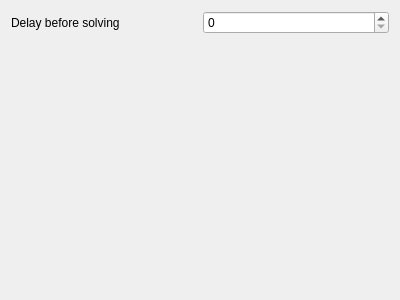
<?xml version="1.0" encoding="UTF-8"?>
<ui version="4.0">
 <class>ComputationSettingsForm</class>
 <widget class="QWidget" name="ComputationSettingsForm">
  <property name="geometry">
   <rect>
    <x>0</x>
    <y>0</y>
    <width>400</width>
    <height>300</height>
   </rect>
  </property>
  <property name="windowTitle">
   <string>Form</string>
  </property>
  <layout class="QHBoxLayout" name="horizontalLayout">
   <item>
    <layout class="QGridLayout" name="gridLayout">
     <item row="0" column="1">
      <widget class="QSpinBox" name="solve_delay"/>
     </item>
     <item row="0" column="0">
      <widget class="QLabel" name="label">
       <property name="text">
        <string>Delay before solving</string>
       </property>
      </widget>
     </item>
     <item row="1" column="1">
      <spacer name="verticalSpacer">
       <property name="orientation">
        <enum>Qt::Vertical</enum>
       </property>
       <property name="sizeHint" stdset="0">
        <size>
         <width>20</width>
         <height>40</height>
        </size>
       </property>
      </spacer>
     </item>
    </layout>
   </item>
  </layout>
 </widget>
 <resources/>
 <connections/>
</ui>
